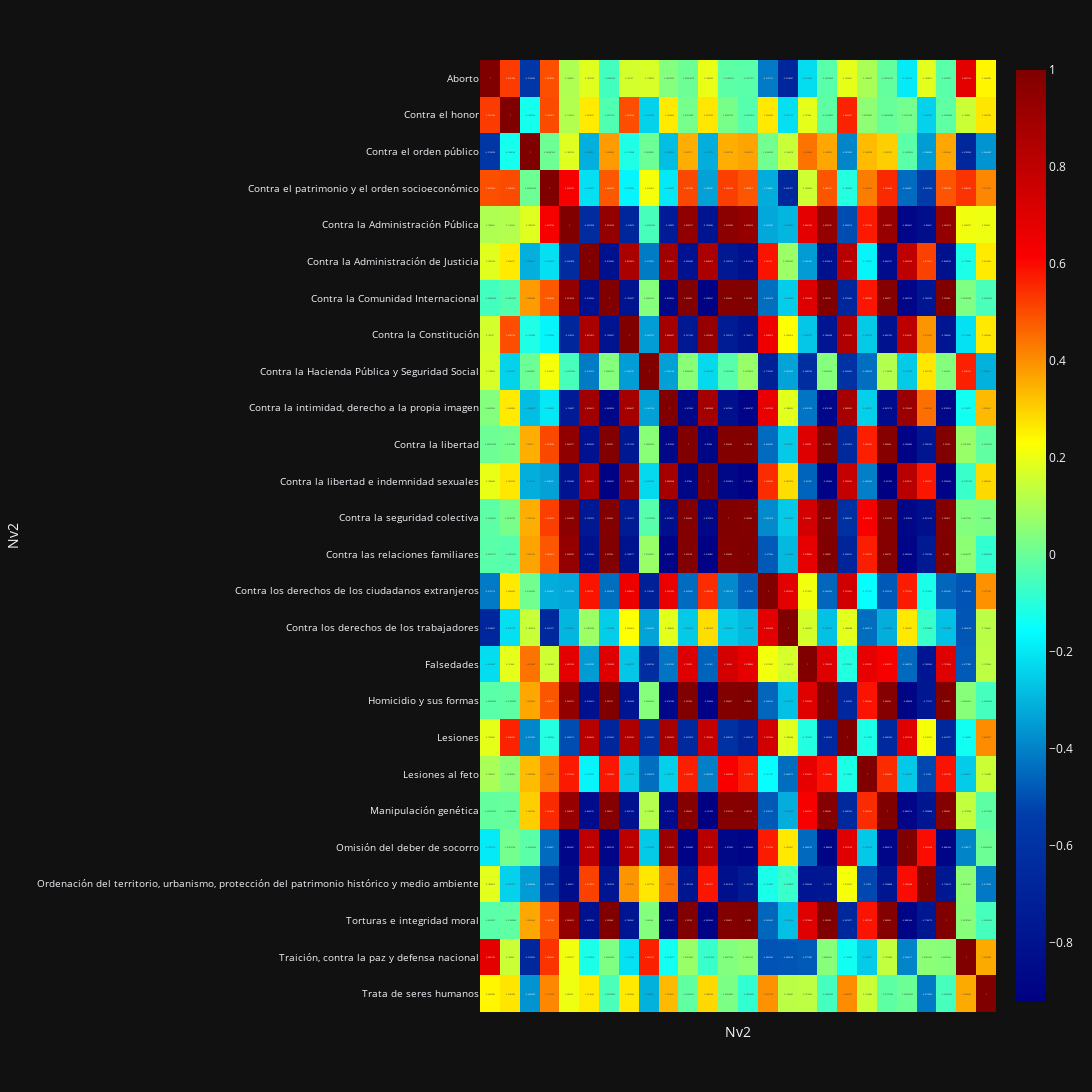

Here is the notebook cell this chart was saved with:
### Code cell
# Matriz de correlación entre delitos

delit_subset = delitos_tipo_pt[["Nv2","Periodo", "Incremento"]]
corr_delit = delit_subset.pivot(index="Periodo",columns="Nv2",values="Incremento")
corr_delit = corr_delit.corr()
corr_delit_2 = corr_delit.mask(np.abs(corr_delit)>0.6)

# Heatmap a partir de la matriz de correlación 

fig = px.imshow(corr_delit, text_auto=True, aspect="auto", color_continuous_scale="Jet")
fig.update_layout(template="plotly_dark", width=1800, height=1200)
fig.update_xaxes(tickmode="array", tickvals=[])
fig.update_yaxes(tickfont=dict(size=10))

### Figure 1 — Plotly figure (JSON) as saved in the notebook; plotly's stock layout.template omitted (floating-point values rounded to 4 significant figures; data arrays with more than 128 entries replaced by an {"elided": "..."} marker saying what was removed)
{"data": [{"coloraxis": "coloraxis", "hovertemplate": "Nv2: %{x}<br>Nv2: %{y}<br>color: %{z}<extra></extra>", "name": "0", "texttemplate": "%{z}", "type": "heatmap", "x": ["Aborto", "Contra el honor", "Contra el orden público", "Contra el patrimonio y el orden socioeconómico", "Contra la Administración Pública", "Contra la Administración de Justicia", "Contra la Comunidad Internacional", "Contra la Constitución", "Contra la Hacienda Pública y Seguridad Social", "Contra la intimidad, derecho a la propia imagen", "Contra la libertad", "Contra la libertad e indemnidad sexuales", "Contra la seguridad colectiva", "Contra las relaciones familiares", "Contra los derechos de los ciudadanos extranjeros", "Contra los derechos de los trabajadores", "Falsedades", "Homicidio y sus formas", "Lesiones", "Lesiones al feto", "Manipulación genética", "Omisión del deber de socorro", "Ordenación del territorio, urbanismo, protección del patrimonio histórico y medio ambiente", "Torturas e integridad moral", "Traición, contra la paz y defensa nacional", "Trata de seres humanos"], "xaxis": "x", "y": ["Aborto", "Contra el honor", "Contra el orden público", "Contra el patrimonio y el orden socioeconómico", "Contra la Administración Pública", "Contra la Administración de Justicia", "Contra la Comunidad Internacional", "Contra la Constitución", "Contra la Hacienda Pública y Seguridad Social", "Contra la intimidad, derecho a la propia imagen", "Contra la libertad", "Contra la libertad e indemnidad sexuales", "Contra la seguridad colectiva", "Contra las relaciones familiares", "Contra los derechos de los ciudadanos extranjeros", "Contra los derechos de los trabajadores", "Falsedades", "Homicidio y sus formas", "Lesiones", "Lesiones al feto", "Manipulación genética", "Omisión del deber de socorro", "Ordenación del territorio, urbanismo, protección del patrimonio histórico y medio ambiente", "Torturas e integridad moral", "Traición, contra la paz y defensa nacional", "Trata de seres humanos"], "yaxis": "y", "z": {"elided": "26x26 float values"}}], "layout": {"coloraxis": {"colorscale": [[0, "rgb(0,0,131)"], [0.2, "rgb(0,60,170)"], [0.4, "rgb(5,255,255)"], [0.6, "rgb(255,255,0)"], [0.8, "rgb(250,0,0)"], [1, "rgb(128,0,0)"]]}, "height": 1200, "margin": {"t": 60}, "width": 1800, "xaxis": {"anchor": "y", "domain": [0, 1], "tickmode": "array", "tickvals": [], "title": {"text": "Nv2"}}, "yaxis": {"anchor": "x", "autorange": "reversed", "domain": [0, 1], "tickfont": {"size": 10}, "title": {"text": "Nv2"}}}}
